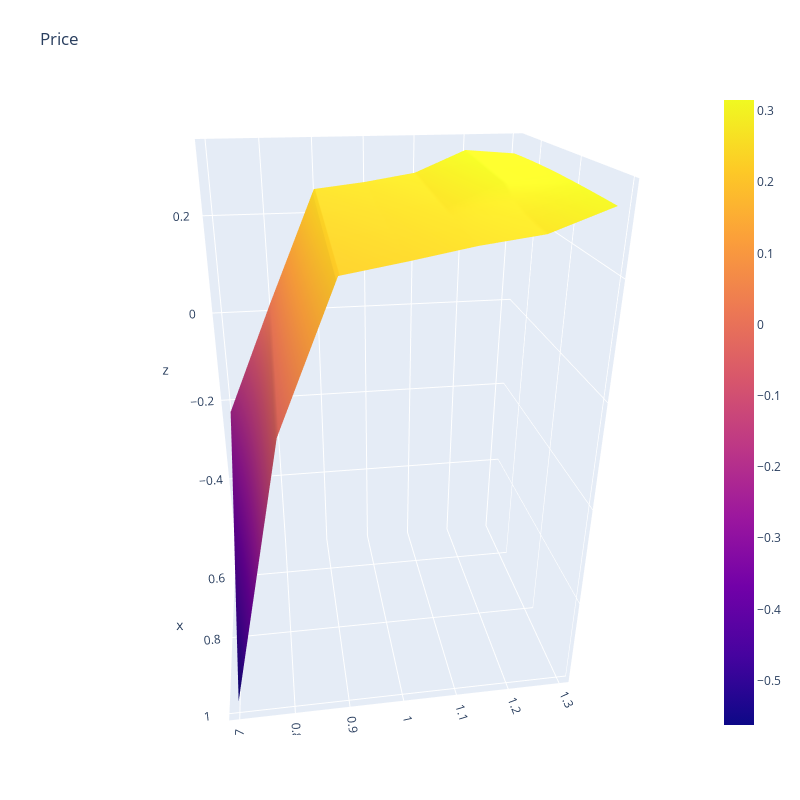

This figure's notebook cell:
### Code cell
import scipy


def plot_iv_surface(log_moneyness, maturity, iv, azim, elev, name):
    
    fig = plt.figure()
    ax = fig.gca(projection='3d')
    
    ax.azim = azim
    ax.elev = elev
    
    ax.set_xlabel('$m$')
    ax.set_ylabel('$T$')
    ax.set_zlabel('$\sigma_{iv}(m, T)$')

#     ax.yaxis.set_ticks(np.linspace(0, 0.2, 4, endpoint=False))
#     ax.xaxis.set_ticks(np.linspace(-0.1, 0.28, 8, endpoint=True))
    ax.invert_xaxis()

    ax.xaxis.set_major_formatter(ticker.FormatStrFormatter('%0.2f'))
    
    surf = ax.plot_trisurf(log_moneyness, 
                    maturity, 
                    iv,linewidth=0., antialiased=False, cmap = plt.cm.jet)
    fig.colorbar(surf, shrink=0.5, aspect=5)
    #ax.plot_surface(log_moneyness, maturity, iv)
    plt.tight_layout()
    fig.savefig(name)
    


#x, y = np.log(np.arange(0.5,1.6,0.01)),np.linspace(0.1,2.,110)
#xx, yy = np.meshgrid(brent_output[:,0], brent_output[:,1], sparse=False)
#delaunay_features = scipy.spatial.Delaunay(brent_output[:,:2])
#print(delaunay_features)
#interp = scipy.interpolate.LinearNDInterpolator(delaunay_features, brent_output[:,2],fill_value=0.325)
#x,y=interp(np.meshgrid(x, y, sparse=False))
plot_iv_surface(brent_output[:,0],brent_output[:,1], brent_output[:,2], 30, 30, 'test.png')
x, y = np.linspace(7,13,7)/10, np.linspace(.5,1.,10)
fig = go.Figure(data=go.Surface(x=y, y=x, z=np.reshape(brent_output[:,2],(7,10))))
fig.update_layout(title='Price', autosize=False,width=800, height=800,margin=dict(l=65, r=50, b=65, t=90))

### Figure 1 — Plotly figure (JSON) as saved in the notebook; plotly's stock layout.template omitted (floating-point values rounded to 4 significant figures)
{"data": [{"type": "surface", "x": [0.5, 0.5556, 0.6111, 0.6667, 0.7222, 0.7778, 0.8333, 0.8889, 0.9444, 1], "y": [0.7, 0.8, 0.9, 1, 1.1, 1.2, 1.3], "z": [[-0.2223, -0.2634, -0.3024, -0.3401, -0.3769, -0.4133, -0.4498, -0.4866, -0.524, -0.5623], [0.01788, 0.01358, 0.00926, 0.004726, -0.0001353, -0.005393, -0.01109, -0.01725, -0.02389, -0.03103], [0.2482, 0.2448, 0.2414, 0.238, 0.2346, 0.2312, 0.2278, 0.2244, 0.221, 0.2176], [0.2592, 0.2561, 0.2532, 0.2504, 0.2476, 0.2449, 0.2422, 0.2396, 0.2371, 0.2346], [0.2745, 0.2718, 0.2692, 0.2667, 0.2642, 0.2619, 0.2596, 0.2573, 0.2551, 0.2529], [0.3155, 0.3129, 0.31, 0.3069, 0.3035, 0.3002, 0.2816, 0.2733, 0.2691, 0.2661], [0.307, 0.3081, 0.3087, 0.3089, 0.3087, 0.3081, 0.3071, 0.3059, 0.3044, 0.3027]]}], "layout": {"autosize": false, "height": 800, "margin": {"b": 65, "l": 65, "r": 50, "t": 90}, "scene": {"aspectmode": "auto", "aspectratio": {"x": 0.7801, "y": 0.9361, "z": 1.369}, "camera": {"center": {"x": 0, "y": 0, "z": 0}, "eye": {"x": 1.924, "y": -0.2807, "z": 0.9532}, "projection": {"type": "perspective"}, "up": {"x": 0, "y": 0, "z": 1}}}, "title": {"text": "Price"}, "width": 800}}
